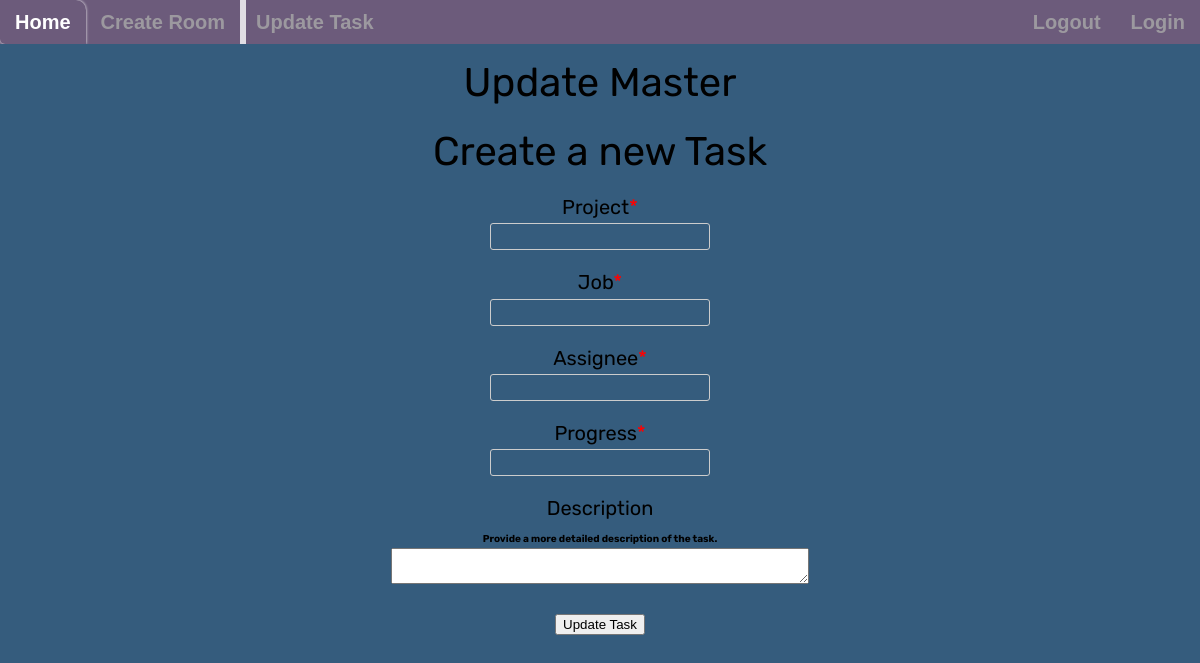
Before: /update/1 (signed in) with the older database file.
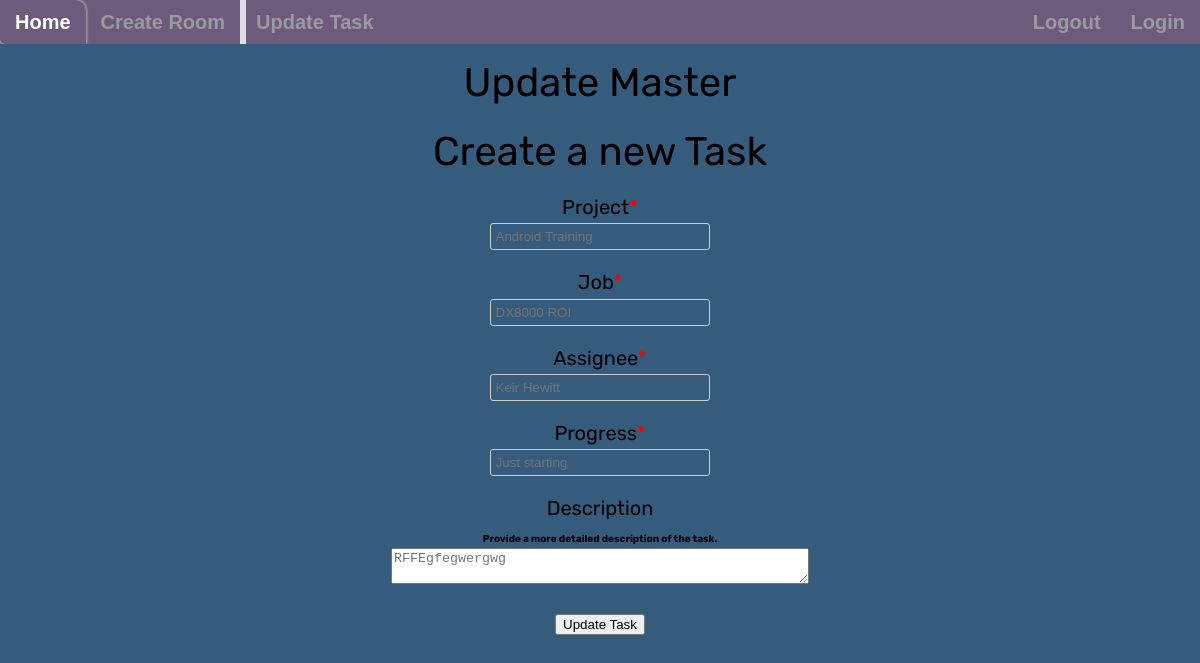
After: the same page with the newer database file.
### app.py (models this page shows, shortened)
class Task(db.Model):
    __tablename__ = 'task'
    id = db.Column(db.Integer, primary_key=True)
    key = db.Column(db.String(80), ForeignKey('room.key'))
    project = db.Column(db.String(100))
    job = db.Column(db.String(200))
    assignee = db.Column(db.String(40))
    progress = db.Column(db.String(200))
    description = db.Column(db.UnicodeText(), nullable=False)
    date = db.Column(db.String(30), default=now.strftime("%m/%d/%Y %H:%M"))

### app.py (the view)
@app.route('/update/<int:id>', methods=['GET','POST'])
@login_required
def update(id):
    task_to_update = Task.query.filter_by(id=id).first()
    if request.method == 'POST':
        task_to_update.project = request.form['project']
        task_to_update.job = request.form['job']
        task_to_update.assignee = request.form['assignee']
        task_to_update.progress = request.form['progress']
        task_to_update.description = request.form['description']
        task_to_update.date = s1 = now.strftime("%m/%d/%Y %H:%M")
        try:
            db.session.commit()
            flash('Task updated successfully.', 'success')
            return redirect(url_for('room',room_name=Room.query.filter_by(key=task_to_update.key).first().name))
        except Exception:
            flash('There was an issue updating your task', 'info')
            return render_template('update.html', task=task_to_update)
    else:
        return render_template('update.html', task=task_to_update)

### app.py (called while the page is built)
@login_manager.user_loader
def load_user(user_id):
    return User.query.get(int(user_id))

### templates/update.html (shortened to what this page needs)
{% extends 'base.html'%}
{% block head %}
<link rel="stylesheet" href="{{ url_for('static', filename='css/style.css') }}">
{% endblock %}
{% block pagetitle %} Update Task {% endblock %}
{% block body %}
<div class="content">
  <h1 style="text-align: center;">Update Master</h1>
  <div class="testbox">
    <form action="/update/{{task.id}}" method="POST">
      <h1>Create a new Task</h1>
      <h4>Project<span>*</span></h4>
        <input type="text" class="text-form" name="task-project" placeholder="{{ task.project }}">
      <h4>Job<span>*</span></h4>
        <input type="text" class="text-form" name="task-job" placeholder="{{ task.job }}">
      <h4>Assignee<span>*</span></h4>
        <input type="text" class="text-form" name="task-assignee" placeholder="{{ task.assignee }}">
      <h4>Progress<span>*</span></h4>
        <input type="text" class="text-form" name="task-progress" placeholder="{{ task.progress }}">
      <h4>Description</h4>
      <p class="small">Provide a more detailed description of the task.</small>
        <textarea class="text-area" name="task-description" placeholder="{{ task.description }}"></textarea>
      <div class="btn-block">
        <input type="submit" class="btn btn-submit" value="Update Task">
      </div>
    </form>
  </div>
</div>
{% endblock %}

### templates/base.html (shortened to what this page needs)
<!DOCTYPE html>
<html>
  <head>
    <link rel="stylesheet" href="{{ url_for('static', filename='css/style.css') }}">
    {% block head %} {% endblock %}
  </head>
  <body>
  {% block navbar %}
  <div class="nav-bar-userprofile">
    <ul class="nav-user-ul">
        <li class="nav-user-li"><a href="{{url_for('index')}}">Home</a></li>
        <li class="nav-user-li"><a href="{{url_for('create_room')}}">Create Room</a></li>
        <div class="page-title-nav">
          <li class="nav-user-li"><p style="margin-block-start: 0;">{% block pagetitle %} {% endblock %}</p></li>
        </div>
        <div class="nav-right">
          <li class="nav-user-li"><a href="{{url_for('login')}}">Login</a></li>
          <li class="nav-user-li"><a href="{{url_for('logout')}}">Logout</a></li>
        </div>
    </ul>
  </div>
  {% endblock %}
  {% block body %} {% endblock %}
  </body>
</html>

### static/css/style.css (style rules this page uses)
:root { --main-background-color: #355c7d; --main-background-text-color: #61c0bf; --main-accents-color: #ffb6b9; --main-secondary-color: #fae3d9; --main-background-image: linear-gradient(to top right, #61c0bf 0%, #ffb6b9 100%); }
body, html { margin: 0; font-family: serif; font-weight: bold; font-size: 20px; background-color: var(--main-background-color); font-family: 'rubik', sans-serif; }
.content { margin: 0 auto; width: 1000px; text-align: center; }
.nav-user-ul { list-style-type: none; margin: 0; padding: 0; overflow: hidden; background-color: #6c5b7b; height: 44px; }
.nav-user-li { float: left; font-family: Arial; }
.nav-user-li a { display: block; color: darkgrey; text-align: center; padding: 10.5px 15px; text-decoration: none; opacity: 0.8; transition: 0.8s; }
.nav-user-li p { display: block; color: darkgrey; text-align: center; padding: 10.5px 15px; text-decoration: none; opacity: 0.8; transition: 0.8s; border-left: 1px solid white; box-shadow: inset 5px 0 0 0 white; }
.nav-right > .nav-user-li { display: block; float: right; font-family: arial; text-decoration: none; color: black; text-align: center; }
h1, h4 { margin: 15px 0 4px; font-weight: 400; }
h4 { margin: 20px 0 4px; font-weight: 400; }
span { color: red; }
.small { font-size: 10px; line-height: 18px; }
.testbox { display: flex; justify-content: center; align-items: center; height: inherit; padding: 3px; }
.text-form { padding: 7px 0; border-radius: 3px; border: 1px solid #ccc; background: transparent; padding: 5px; border: 1px solid #ccc; border-radius: 3px; vertical-align: middle; }
.text-form, table { width: 50%; }
textarea { width: calc(100% - 6px); }
.btn-block { margin-top: 20px; text-align: center; }
h1 { text-align: center; }

Changed rows visible on the page:
added Task: task-project "Android Training", task-job "DX8000 ROI", task-assignee "Keir Hewitt", task-progress "Just starting", task-description "RFFEgfegwergwg"
